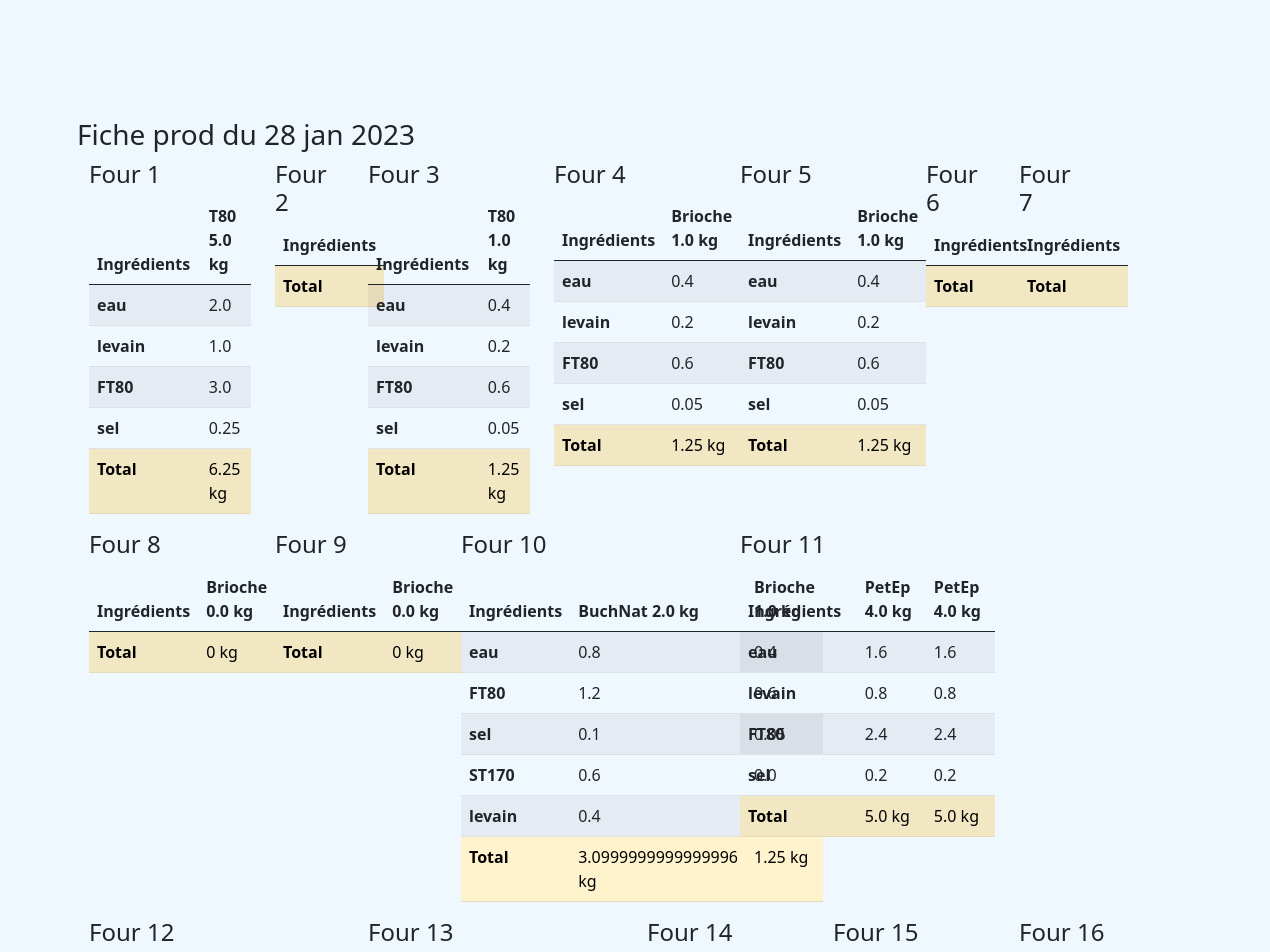
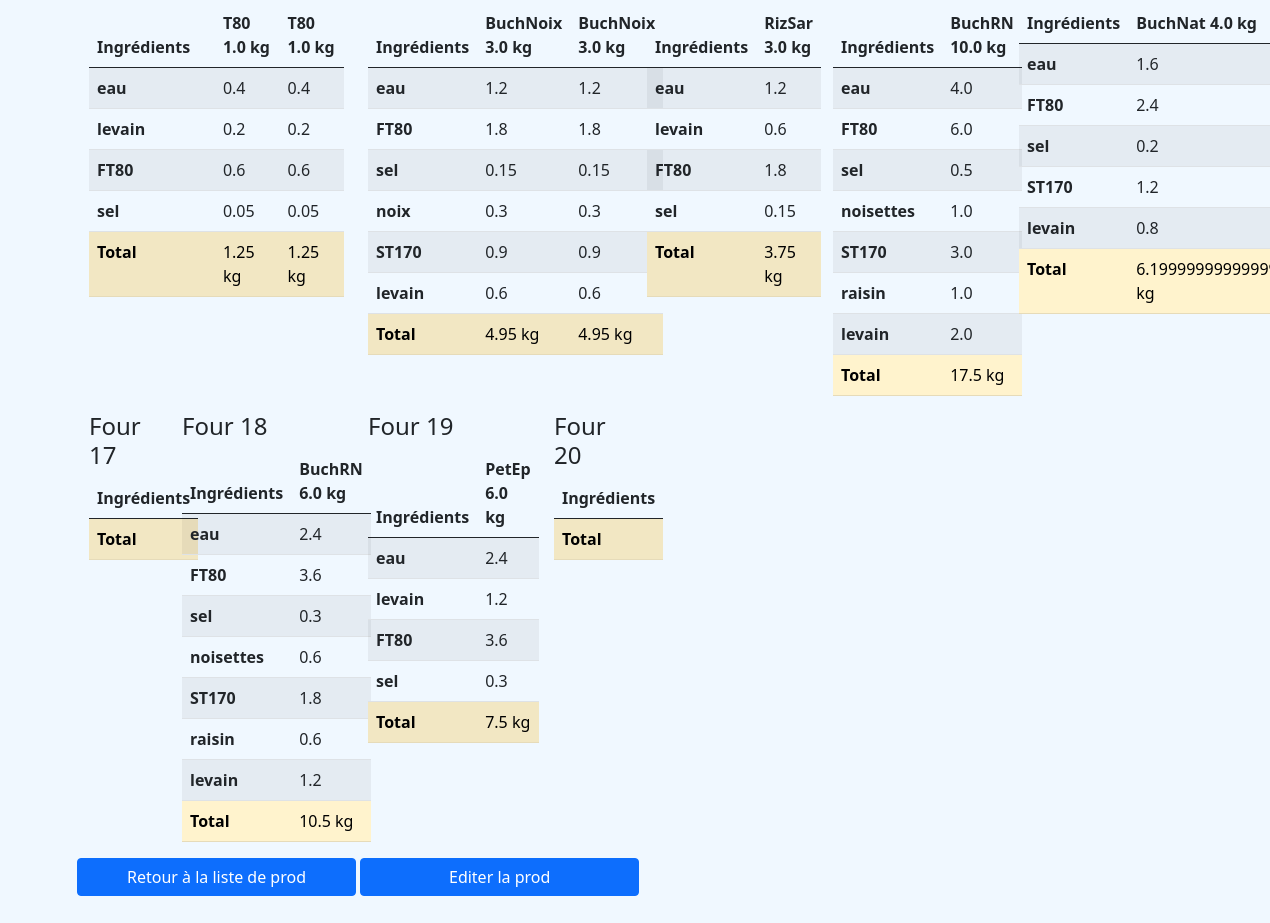
The app's page /prod/prodlist/1/ficheprod/ with its own data (2 pictures, top to bottom).
### prod/models.py (models this page shows, shortened)
class Data(models.Model):
    prod_id = models.ForeignKey(Prod, on_delete=models.CASCADE)
    T80 = models.FloatField(default=0)
    BuchNat = models.FloatField(default=0)
    BuchMG = models.FloatField(default=0)
    BuchRN = models.FloatField(default=0)
    BuchNoix = models.FloatField(
        default=0,
    )
    RizSar = models.FloatField(
        default=0,
    )
    PetEp = models.FloatField(
        default=0,
    )
    Brioche = models.FloatField(
        default=0,
    )
    Cookies = models.IntegerField(default=0)

class Prod(models.Model):
    date = models.DateField(unique=True)
    boulanger = models.CharField(
        max_length=100, default="", null="", choices=boulanger_list
    )

class Recipe(models.Model):
    four_id = models.ForeignKey(Data, on_delete=models.CASCADE)
    four_pain = models.CharField(max_length=50, default="Brioche")
    FT80 = models.FloatField(default=0)
    ST170 = models.FloatField(default=0)
    PET80 = models.FloatField(default=0)
    RT80 = models.FloatField(default=0)
    SarT80 = models.FloatField(default=0)
    FPDT = models.FloatField(default=0)
    eau = models.FloatField(default=0)
    sel = models.FloatField(default=0)
    oeufs = models.FloatField(default=0)
    sucre = models.FloatField(default=0)
    beurre = models.FloatField(default=0)
    levain = models.FloatField(default=0)
    raisin = models.FloatField(default=0)
    noisettes = models.FloatField(default=0)
    noix = models.FloatField(default=0)
    graines = models.FloatField(default=0)
    levure = models.FloatField(default=0)
    def total_ingr(self):
        total = 0
        for ingr in self.non_zero():
            total += getattr(self, ingr)
        return total
    def non_zero(self):
        non_zero_items = []
        for pain, qtt in self.__dict__.items():
            if qtt != 0:
                non_zero_items.append(pain)
        to_remove = ["_state", "id", "four_id", "four_id_id", "four_pain"]
        non_zero_items = [
            element for element in non_zero_items if element not in to_remove
        ]
        return non_zero_items
    def __init__(self, *args, **kwargs):
        super().__init__(*args, **kwargs)
        if self.four_id:
            kg = getattr(self.four_id, self.four_pain)
            if self.four_pain == "T80":
                self.FT80 = 0.6 * kg
                self.sel = 0.05 * kg
                self.eau = 0.4 * kg
                self.levain = 0.2 * kg
            elif self.four_pain == "BuchNat":
                self.FT80 = 0.6 * kg
                self.ST170 = 0.3 * kg
                self.sel = 0.05 * kg
                self.eau = 0.4 * kg
                self.levain = 0.2 * kg
            elif self.four_pain == "BuchRN":
                self.FT80 = 0.6 * kg
                self.ST170 = 0.3 * kg
                self.sel = 0.05 * kg
                self.eau = 0.4 * kg
                self.levain = 0.2 * kg
                self.noisettes = 0.1 * kg
                self.raisin = 0.1 * kg
            elif self.four_pain == "BuchNoix":
                self.FT80 = 0.6 * kg
                self.ST170 = 0.3 * kg
                self.sel = 0.05 * kg
                self.eau = 0.4 * kg
                self.levain = 0.2 * kg
                self.noix = 0.1 * kg
            elif self.four_pain == "RizSar":
                self.FT80 = 0.6 * kg
                self.sel = 0.05 * kg
                self.eau = 0.4 * kg
                self.levain = 0.2 * kg
            elif self.four_pain == "PetEp":
                self.FT80 = 0.6 * kg
                self.sel = 0.05 * kg
                self.eau = 0.4 * kg
                self.levain = 0.2 * kg
            elif self.four_pain == "Brioche":
                self.FT80 = 0.6 * kg
                self.sel = 0.05 * kg
                self.eau = 0.4 * kg
                self.levain = 0.2 * kg
            elif self.four_pain == "Cookies":
                self.FT80 = 0.6 * kg
                self.sel = 0.05 * kg
                self.eau = 0.4 * kg
                self.levain = 0.2 * kg
            else:
                raise ValueError(f"{self.four_pain} n'est pas une recette valide !")

### prod/views.py (the view, shortened to what this page needs)
class FicheProdView(DetailView):
    model = Prod
    template_name = "ficheprod.html"
    def get_context_data(self, **kwargs):
        context = super(FicheProdView, self).get_context_data(**kwargs)
        QS = Data.objects.filter(prod_id__pk=self.object.pk)
        recettes = []
        for four in QS:
            print("Four ", four)
            rcp = formatteur_de_recettes(four)
            recettes.append(rcp)
        context = {"prod": list(QS), "recettes": recettes}
        print(f"context = {context}")
        return context

### prod/recettes.py (called while the page is built)
def formatteur_de_recettes(data):
    all_recipes = data.recipe_set.all()
    non_zero_ingr = []
    recipes_names = []
    totals = []
    for recipe in all_recipes:
        recipes_names.append(recipe.four_pain) # au passage, les noms de recettes
        totals.append(recipe.total_ingr()) # au passage, les poids totaux
        non_zero_ingr += list(recipe.non_zero())
    non_zero_ingr = set(non_zero_ingr) #remove duplicates
    print(non_zero_ingr)
    print(recipes_names)
    result = {}
    result["headers"] = recipes_names
    result["headers"].insert(0,"Ingrédients")
    result["totals"] = totals
    result["rows"] = {}
    for ingr in non_zero_ingr:
        qtt = []
        for recipe in all_recipes:
            qtt.append(round(getattr(recipe,ingr),2))
        result["rows"][ingr] = qtt
    return result

### prod/templatetags/extra_filters.py (called while the page is built)
@register.filter
def return_item(l, i):
    try:
        return l[i]
    except:
        return None

@register.filter
def get_attr(obj, attr_name):
    return getattr(obj, attr_name)

### templates/ficheprod.html (shortened to what this page needs)
{% extends 'base.html' %}
{% load crispy_forms_tags %} {% load static %} {% load extra_filters %}
{% block content %}
<h3>Fiche prod du {{ prod.0.prod_id.date|date:_("d b Y") }}</h3>
<div class="container">
  <div class="row">
    {% for elem in recettes %} {% with index=forloop.counter0 %}
    <div class="col-{{ elem.headers|length }}">
      <h4>Four {{ forloop.counter }}</h4>
      <table class="table table-striped">
        <thead>
          <tr>
            {% for item in elem.headers %} {% if forloop.counter0 == 0 %}
            <th class="col-md-1">{{ item }}</th>
            {% else %}
            <th class="col-md-1">
              {{ item }} {{ prod|return_item:index|get_attr:item }} kg
            </th>
            {% endif %} {% endfor %}
          </tr>
        </thead>
        <tbody>
          {% for key, row in elem.rows.items %}
          <tr>
            <th scope="row" class="col-md-1">{{ key }}</th>
            {% for value in row %}
            <td class="col-md-1">{{ value }}</td>
            {% endfor %}
          </tr>
          {% endfor %}
          <tr>
            <th class="table-warning">Total</th>
            {% for item in elem.totals %}
            <td class="table-warning">{{ item }} kg</td>
            {% endfor %}
          </tr>
        </tbody>
      </table>
    </div>
    {% endwith %} {% endfor %}
  </div>
</div>
<div id="button_div">
  <a
    href="{% url 'prod:list_prod' %}"
    role="button"
    class="btn btn-primary col-3"
    >Retour à la liste de prod</a
  >
  <a
    href="{% url 'prod:prod_detail' pk=prod.0.prod_id.pk %}"
    role="button"
    class="btn btn-primary col-3"
    >Editer la prod</a
  >
</div>
{% endblock content %}

### prod/static/prod.css (style rules this page uses)
body { padding-top: 70px; background-color: aliceblue; }

### records on screen
Data: prod_id.date "28 jan 2023"
Recipe: headers "T80", headers "5.0"
Recipe: headers "T80", headers "1.0"
Recipe: headers "Brioche", headers "1.0"
Recipe: headers "Brioche", headers "1.0"
Recipe: headers "Brioche", headers "0.0"
Recipe: headers "Brioche", headers "0.0"
Recipe: headers "BuchNat", headers "2.0"
Recipe: headers "Brioche", headers "1.0"
Recipe: headers "PetEp", headers "4.0"
Recipe: headers "PetEp", headers "4.0"
Recipe: headers "T80", headers "1.0"
Recipe: headers "T80", headers "1.0"
Recipe: headers "BuchNoix", headers "3.0"
Recipe: headers "BuchNoix", headers "3.0"
Recipe: headers "RizSar", headers "3.0"
Recipe: headers "BuchRN", headers "10.0"
Recipe: headers "BuchNat", headers "4.0"
Recipe: headers "BuchRN", headers "6.0"
Recipe: headers "PetEp", headers "6.0"

### other values on screen
{{ item }} "Ingrédients" "Ingrédients" "Ingrédients" "Ingrédients" "Ingrédients" "Ingrédients" "Ingrédients" "Ingrédients" "Ingrédients" "Ingrédients" "Ingrédients" "Ingrédients" "Ingrédients" "Ingrédients" "Ingrédients" "Ingrédients" "Ingrédients" "Ingrédients" "Ingrédients" "Ingrédients"
{{ key }} "eau" "levain" "FT80" "sel" "eau" "levain" "FT80" "sel" "eau" "levain" "FT80" "sel" "eau" "levain" "FT80" "sel" "eau" "FT80" "sel" "ST170" "levain" "eau" "levain" "FT80" "sel" "eau" "levain" "FT80" "sel" "eau" "FT80" "sel" "noix" "ST170" "levain" "eau" "levain" "FT80" "sel" "eau" "FT80" "sel" "noisettes" "ST170" "raisin" "levain" "eau" "FT80" "sel" "ST170" "levain" "eau" "FT80" "sel" "noisettes" "ST170" "raisin" "levain" "eau" "levain" "FT80" "sel"
{{ value }} "2.0" "1.0" "3.0" "0.25" "0.4" "0.2" "0.6" "0.05" "0.4" "0.2" "0.6" "0.05" "0.4" "0.2" "0.6" "0.05" "0.8" "0.4" "1.2" "0.6" "0.1" "0.05" "0.6" "0.0" "0.4" "1.6" "1.6" "0.8" "0.8" "2.4" "2.4" "0.2" "0.2" "0.4" "0.4" "0.2" "0.2" "0.6" "0.6" "0.05" "0.05" "1.2" "1.2" "1.8" "1.8" "0.15" "0.15" "0.3" "0.3" "0.9" "0.9" "0.6" "0.6" "1.2" "0.6" "1.8" "0.15" "4.0" "6.0" "0.5" "1.0" "3.0" "1.0" "2.0" "1.6" "2.4" "0.2" "1.2" "0.8" "2.4" "3.6" "0.3" "0.6" "1.8" "0.6" "1.2" "2.4" "1.2" "3.6" "0.3"
{{ item }} "6.25" "1.25" "1.25" "1.25" "0" "0" "3.0999999999999996" "1.25" "5.0" "5.0" "1.25" "1.25" "4.95" "4.95" "3.75" "17.5" "10.5" "7.5"
